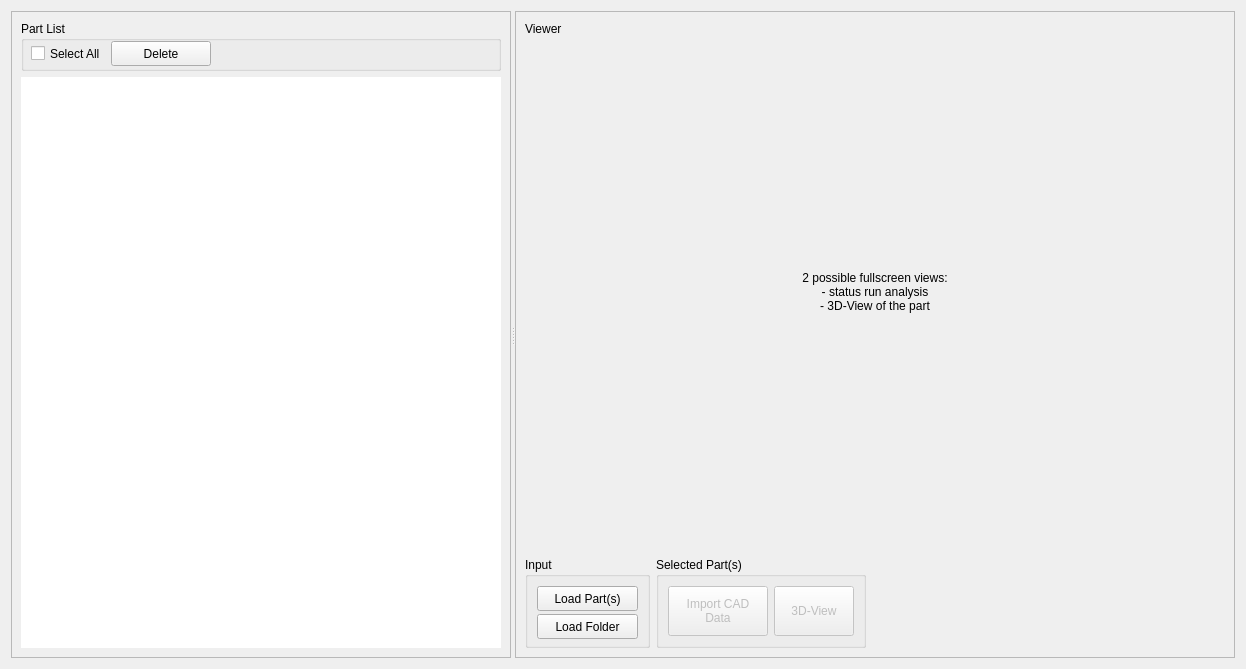
      <widget class="QWidget" name="tab_analysis">
       <property name="sizePolicy">
        <sizepolicy hsizetype="Expanding" vsizetype="Expanding">
         <horstretch>0</horstretch>
         <verstretch>0</verstretch>
        </sizepolicy>
       </property>
       <attribute name="title">
        <string>Analysis</string>
       </attribute>
       <layout class="QGridLayout" name="gridLayout_2">
        <item row="0" column="0">
         <widget class="QSplitter" name="tabAnalysis_splitter">
          <property name="orientation">
           <enum>Qt::Horizontal</enum>
          </property>
          <widget class="QFrame" name="analysis_lhs_frame">
           <property name="sizePolicy">
            <sizepolicy hsizetype="Expanding" vsizetype="Expanding">
             <horstretch>0</horstretch>
             <verstretch>0</verstretch>
            </sizepolicy>
           </property>
           <property name="minimumSize">
            <size>
             <width>500</width>
             <height>0</height>
            </size>
           </property>
           <property name="frameShape">
            <enum>QFrame::StyledPanel</enum>
           </property>
           <property name="frameShadow">
            <enum>QFrame::Raised</enum>
           </property>
           <layout class="QVBoxLayout" name="verticalLayout">
            <item>
             <widget class="QGroupBox" name="groupBox">
              <property name="minimumSize">
               <size>
                <width>0</width>
                <height>50</height>
               </size>
              </property>
              <property name="title">
               <string>Part List</string>
              </property>
              <widget class="QCheckBox" name="selectAll_checkBox">
               <property name="geometry">
                <rect>
                 <x>10</x>
                 <y>20</y>
                 <width>70</width>
                 <height>25</height>
                </rect>
               </property>
               <property name="minimumSize">
                <size>
                 <width>70</width>
                 <height>0</height>
                </size>
               </property>
               <property name="text">
                <string>Select All</string>
               </property>
              </widget>
              <widget class="QPushButton" name="delete_pushButton">
               <property name="geometry">
                <rect>
                 <x>90</x>
                 <y>20</y>
                 <width>100</width>
                 <height>25</height>
                </rect>
               </property>
               <property name="minimumSize">
                <size>
                 <width>100</width>
                 <height>0</height>
                </size>
               </property>
               <property name="text">
                <string>Delete</string>
               </property>
              </widget>
             </widget>
            </item>
            <item>
             <widget class="QTableView" name="tableView_partsAnalysis">
              <property name="frameShape">
               <enum>QFrame::NoFrame</enum>
              </property>
             </widget>
            </item>
           </layout>
          </widget>
          <widget class="QFrame" name="analysis_rhs_frame">
           <property name="sizePolicy">
            <sizepolicy hsizetype="Expanding" vsizetype="Expanding">
             <horstretch>0</horstretch>
             <verstretch>0</verstretch>
            </sizepolicy>
           </property>
           <property name="frameShape">
            <enum>QFrame::StyledPanel</enum>
           </property>
           <property name="frameShadow">
            <enum>QFrame::Raised</enum>
           </property>
           <layout class="QVBoxLayout" name="verticalLayout_2">
            <item>
             <widget class="QLabel" name="viewer_label">
              <property name="sizePolicy">
               <sizepolicy hsizetype="Preferred" vsizetype="Fixed">
                <horstretch>0</horstretch>
                <verstretch>0</verstretch>
               </sizepolicy>
              </property>
              <property name="minimumSize">
               <size>
                <width>0</width>
                <height>15</height>
               </size>
              </property>
              <property name="text">
               <string>Viewer</string>
              </property>
             </widget>
            </item>
            <item>
             <widget class="QWidget" name="mainWidget_analysisTab" native="true">
              <property name="sizePolicy">
               <sizepolicy hsizetype="MinimumExpanding" vsizetype="MinimumExpanding">
                <horstretch>0</horstretch>
                <verstretch>0</verstretch>
               </sizepolicy>
              </property>
              <property name="minimumSize">
               <size>
                <width>0</width>
                <height>500</height>
               </size>
              </property>
              <property name="autoFillBackground">
               <bool>true</bool>
              </property>
              <layout class="QGridLayout" name="gridLayout_6">
               <item row="0" column="0">
                <widget class="QLabel" name="mainLabel_analysisTab">
                 <property name="sizePolicy">
                  <sizepolicy hsizetype="MinimumExpanding" vsizetype="Preferred">
                   <horstretch>0</horstretch>
                   <verstretch>0</verstretch>
                  </sizepolicy>
                 </property>
                 <property name="frameShape">
                  <enum>QFrame::NoFrame</enum>
                 </property>
                 <property name="text">
                  <string>2 possible fullscreen views: 
- status run analysis 
- 3D-View of the part</string>
                 </property>
                 <property name="alignment">
                  <set>Qt::AlignCenter</set>
                 </property>
                </widget>
               </item>
              </layout>
             </widget>
            </item>
            <item>
             <widget class="QFrame" name="analysis_rhs_bottom_sub_frame">
              <property name="sizePolicy">
               <sizepolicy hsizetype="MinimumExpanding" vsizetype="Fixed">
                <horstretch>0</horstretch>
                <verstretch>0</verstretch>
               </sizepolicy>
              </property>
              <property name="minimumSize">
               <size>
                <width>700</width>
                <height>100</height>
               </size>
              </property>
              <property name="maximumSize">
               <size>
                <width>16777215</width>
                <height>100</height>
               </size>
              </property>
              <property name="frameShape">
               <enum>QFrame::NoFrame</enum>
              </property>
              <property name="frameShadow">
               <enum>QFrame::Sunken</enum>
              </property>
              <layout class="QHBoxLayout" name="horizontalLayout">
               <property name="leftMargin">
                <number>0</number>
               </property>
               <property name="rightMargin">
                <number>0</number>
               </property>
               <property name="bottomMargin">
                <number>0</number>
               </property>
               <item>
                <widget class="QGroupBox" name="input_groupBox">
                 <property name="sizePolicy">
                  <sizepolicy hsizetype="Fixed" vsizetype="MinimumExpanding">
                   <horstretch>0</horstretch>
                   <verstretch>0</verstretch>
                  </sizepolicy>
                 </property>
                 <property name="minimumSize">
                  <size>
                   <width>125</width>
                   <height>0</height>
                  </size>
                 </property>
                 <property name="maximumSize">
                  <size>
                   <width>125</width>
                   <height>16777215</height>
                  </size>
                 </property>
                 <property name="title">
                  <string>Input</string>
                 </property>
                 <layout class="QVBoxLayout" name="verticalLayout_3">
                  <item>
                   <widget class="QPushButton" name="loadPart_pushButton">
                    <property name="sizePolicy">
                     <sizepolicy hsizetype="MinimumExpanding" vsizetype="MinimumExpanding">
                      <horstretch>0</horstretch>
                      <verstretch>0</verstretch>
                     </sizepolicy>
                    </property>
                    <property name="minimumSize">
                     <size>
                      <width>0</width>
                      <height>25</height>
                     </size>
                    </property>
                    <property name="text">
                     <string>Load Part(s)</string>
                    </property>
                   </widget>
                  </item>
                  <item>
                   <widget class="QPushButton" name="loadFolder_pushButton">
                    <property name="sizePolicy">
                     <sizepolicy hsizetype="MinimumExpanding" vsizetype="MinimumExpanding">
                      <horstretch>0</horstretch>
                      <verstretch>0</verstretch>
                     </sizepolicy>
                    </property>
                    <property name="minimumSize">
                     <size>
                      <width>0</width>
                      <height>25</height>
                     </size>
                    </property>
                    <property name="text">
                     <string>Load Folder</string>
                    </property>
                   </widget>
                  </item>
                 </layout>
                </widget>
               </item>
               <item>
                <widget class="QGroupBox" name="analysis_groupBox">
                 <property name="sizePolicy">
                  <sizepolicy hsizetype="Fixed" vsizetype="MinimumExpanding">
                   <horstretch>0</horstretch>
                   <verstretch>0</verstretch>
                  </sizepolicy>
                 </property>
                 <property name="minimumSize">
                  <size>
                   <width>200</width>
                   <height>0</height>
                  </size>
                 </property>
                 <property name="maximumSize">
                  <size>
                   <width>16777215</width>
                   <height>16777215</height>
                  </size>
                 </property>
                 <property name="title">
                  <string>Selected Part(s)</string>
                 </property>
                 <layout class="QGridLayout" name="gridLayout_11">
                  <item row="0" column="0">
                   <widget class="QPushButton" name="analysisTab_run_importCADData">
                    <property name="enabled">
                     <bool>false</bool>
                    </property>
                    <property name="sizePolicy">
                     <sizepolicy hsizetype="MinimumExpanding" vsizetype="MinimumExpanding">
                      <horstretch>0</horstretch>
                      <verstretch>0</verstretch>
                     </sizepolicy>
                    </property>
                    <property name="minimumSize">
                     <size>
                      <width>100</width>
                      <height>25</height>
                     </size>
                    </property>
                    <property name="text">
                     <string>Import CAD
Data</string>
                    </property>
                   </widget>
                  </item>
                  <item row="0" column="1">
                   <widget class="QPushButton" name="selectedPart_3D_view_pushButton">
                    <property name="enabled">
                     <bool>false</bool>
                    </property>
                    <property name="sizePolicy">
                     <sizepolicy hsizetype="Minimum" vsizetype="MinimumExpanding">
                      <horstretch>0</horstretch>
                      <verstretch>0</verstretch>
                     </sizepolicy>
                    </property>
                    <property name="minimumSize">
                     <size>
                      <width>0</width>
                      <height>25</height>
                     </size>
                    </property>
                    <property name="text">
                     <string>3D-View</string>
                    </property>
                   </widget>
                  </item>
                 </layout>
                </widget>
               </item>
               <item>
                <spacer name="horizontalSpacer">
                 <property name="orientation">
                  <enum>Qt::Horizontal</enum>
                 </property>
                 <property name="sizeHint" stdset="0">
                  <size>
                   <width>304</width>
                   <height>20</height>
                  </size>
                 </property>
                </spacer>
               </item>
              </layout>
             </widget>
            </item>
           </layout>
          </widget>
         </widget>
        </item>
       </layout>
      </widget>
